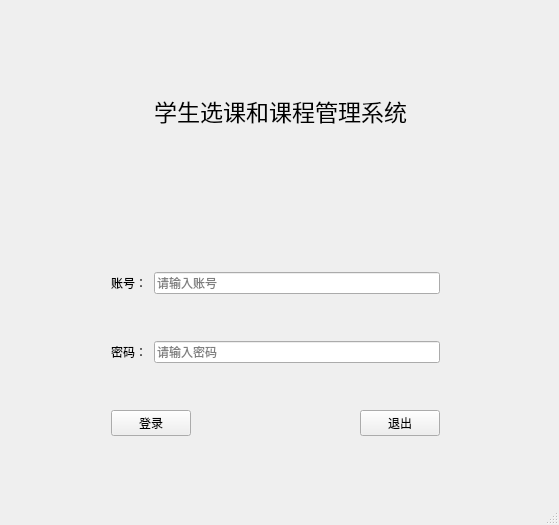
<?xml version="1.0" encoding="UTF-8"?>
<ui version="4.0">
 <class>MainWindow</class>
 <widget class="QMainWindow" name="MainWindow">
  <property name="geometry">
   <rect>
    <x>0</x>
    <y>0</y>
    <width>559</width>
    <height>525</height>
   </rect>
  </property>
  <property name="windowTitle">
   <string>学生选课与课程管理系统</string>
  </property>
  <property name="styleSheet">
   <string notr="true"/>
  </property>
  <widget class="QWidget" name="centralWidget">
   <widget class="QLabel" name="label">
    <property name="geometry">
     <rect>
      <x>80</x>
      <y>50</y>
      <width>401</width>
      <height>121</height>
     </rect>
    </property>
    <property name="font">
     <font>
      <pointsize>17</pointsize>
     </font>
    </property>
    <property name="text">
     <string>学生选课和课程管理系统</string>
    </property>
    <property name="alignment">
     <set>Qt::AlignCenter</set>
    </property>
   </widget>
   <widget class="QWidget" name="layoutWidget">
    <property name="geometry">
     <rect>
      <x>100</x>
      <y>220</y>
      <width>351</width>
      <height>271</height>
     </rect>
    </property>
    <property name="layoutDirection">
     <enum>Qt::LeftToRight</enum>
    </property>
    <layout class="QGridLayout" name="gridLayout">
     <item row="2" column="2">
      <spacer name="horizontalSpacer">
       <property name="layoutDirection">
        <enum>Qt::LeftToRight</enum>
       </property>
       <property name="orientation">
        <enum>Qt::Horizontal</enum>
       </property>
       <property name="sizeHint" stdset="0">
        <size>
         <width>40</width>
         <height>20</height>
        </size>
       </property>
      </spacer>
     </item>
     <item row="0" column="1" colspan="3">
      <widget class="QLineEdit" name="le_zhanghao">
       <property name="layoutDirection">
        <enum>Qt::LeftToRight</enum>
       </property>
       <property name="styleSheet">
        <string notr="true"/>
       </property>
       <property name="placeholderText">
        <string>请输入账号</string>
       </property>
       <property name="clearButtonEnabled">
        <bool>true</bool>
       </property>
      </widget>
     </item>
     <item row="2" column="0" colspan="2">
      <widget class="QPushButton" name="btn_denglu">
       <property name="layoutDirection">
        <enum>Qt::LeftToRight</enum>
       </property>
       <property name="text">
        <string>登录</string>
       </property>
      </widget>
     </item>
     <item row="2" column="3">
      <widget class="QPushButton" name="btn_tuichu">
       <property name="layoutDirection">
        <enum>Qt::LeftToRight</enum>
       </property>
       <property name="text">
        <string>退出</string>
       </property>
      </widget>
     </item>
     <item row="1" column="0">
      <widget class="QLabel" name="label_3">
       <property name="layoutDirection">
        <enum>Qt::LeftToRight</enum>
       </property>
       <property name="text">
        <string>密码：</string>
       </property>
      </widget>
     </item>
     <item row="0" column="0">
      <widget class="QLabel" name="label_2">
       <property name="layoutDirection">
        <enum>Qt::LeftToRight</enum>
       </property>
       <property name="styleSheet">
        <string notr="true"/>
       </property>
       <property name="text">
        <string>账号：</string>
       </property>
      </widget>
     </item>
     <item row="1" column="1" colspan="3">
      <widget class="QLineEdit" name="le_mima">
       <property name="layoutDirection">
        <enum>Qt::LeftToRight</enum>
       </property>
       <property name="placeholderText">
        <string>请输入密码</string>
       </property>
       <property name="clearButtonEnabled">
        <bool>true</bool>
       </property>
      </widget>
     </item>
    </layout>
   </widget>
  </widget>
  <widget class="QStatusBar" name="statusBar"/>
 </widget>
 <layoutdefault spacing="6" margin="11"/>
 <resources/>
 <connections/>
</ui>
